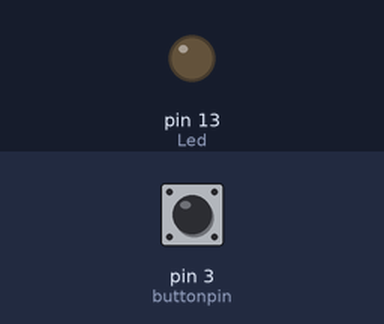
Simulated run of this sketch. Board: Arduino Uno, built with avr-gcc and run on an emulated ATmega328P. Parts: output pins drawn as LEDs (lit = HIGH). The test bench sets the inputs (shaded band); at power-on: pin 3 (buttonpin) LOW.

Above: at 1.2 s.
1.3 s: pin 3 (buttonpin) pulled HIGH for 0.15 s
At 1.37 s:
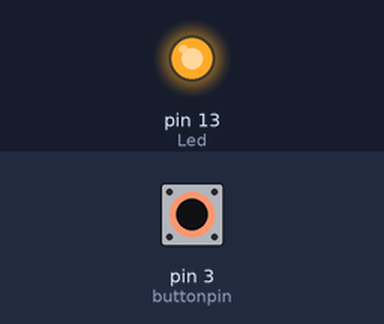
2.9 s: pin 3 (buttonpin) pulled HIGH for 3.2 s
At 7.3 s:
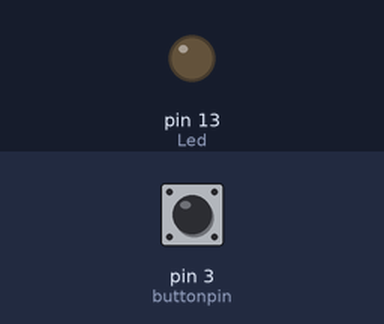
Timing chart, 0 to 8.8 s (numbered marks = the images above; inputs shaded):
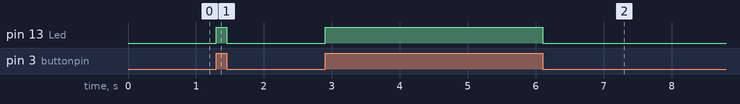

The sketch:

SoundSensor.ino
```cpp
int Led = 13;
int buttonpin = 3;
int  val = 0;

void setup() {
  pinMode(buttonpin, INPUT);
  pinMode(Led, OUTPUT);
}

void loop() {
  val = digitalRead(buttonpin);

  if(val == 1){
    digitalWrite(Led, HIGH);
    }else{
      digitalWrite(Led, LOW);
      }
}
```

Measured:
- after the input at 1.3 s, pin 13 (Led): LOW → HIGH at once, → LOW 0.15 s later
- after the input at 2.9 s, pin 13 (Led): LOW → HIGH at once, → LOW 3.2 s later
